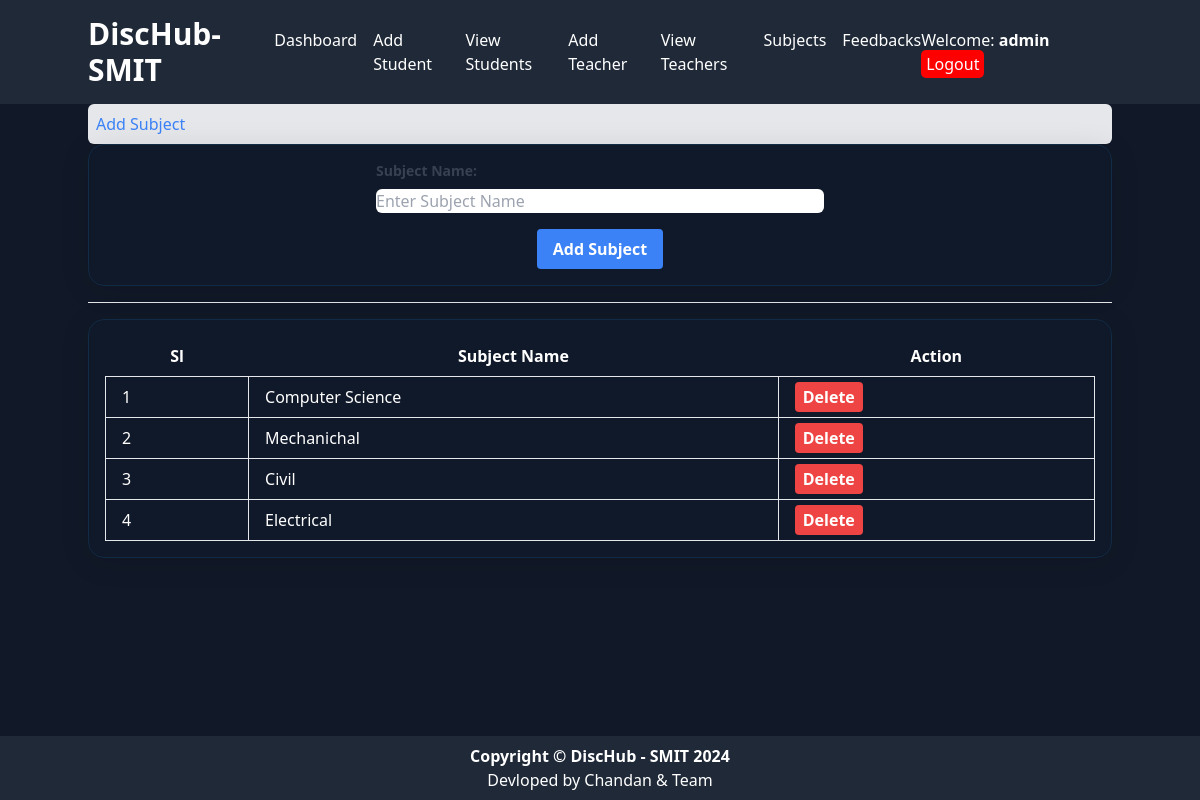
/admin/subject.php (signed in), run on the app's committed database.
### tables this page shows
CREATE TABLE `tbl_subject` (
  `id` int(11) NOT NULL,
  `name` varchar(30) NOT NULL
);

### classes/PostComment.php (called while the page is built, shortened)
<?php
$filepath = realpath(dirname(__FILE__));
include_once ($filepath."/../libs/Database.php");
Class PostComment{
	private $db;
	public function __construct(){
		$this->db = new Database();
	}
	public function getSubject(){
		$sql = "SELECT * FROM tbl_subject ORDER BY id ASC";
		$result = $this->db->select($sql);
		return $result;
	}
}
?>

### libs/Database.php (called while the page is built, shortened)
<?php
Class Database{
	public $host   = DB_HOST;
	public $user   = DB_USER;
	public $pass   = DB_PASS;
	public $dbname = DB_NAME;
	public $link;
	function connectDB(){
	$this->link = new mysqli($this->host, $this->user, $this->pass, $this->dbname);
 }
	public function select($query){
		$result = $this->link->query($query) or die($this->link->error.__LINE__);
		if($result->num_rows > 0){
			return $result;
		} else {
			return false;
		}
	}
}

### admin/subject.php (the view, shortened to what this page needs)
<?php
include_once "admin_header.php";
?>
<?php
include_once "./bot.php";
?>
<div class="container mx-auto">
    <ol class="breadcrumb bg-gray-200 p-2 rounded-md">
        <li class="breadcrumb-item">
            <a href="#" class="text-blue-500">Add Subject</a>
        </li>
    </ol>
    <div class="bg-white overflow-hidden shadow-md rounded-lg border border-solid border-blue-500 rounded-lg p-4"
        style="background-color: rgba(17, 42, 69, 0.07); border-radius: 16px; box-shadow: 0 4px 30px rgba(0, 0, 0, 0.1); backdrop-filter: blur(2.1px); -webkit-backdrop-filter: blur(2.1px); border: 1px solid rgba(17, 42, 69, 1);">
        <form class="max-w-md mx-auto" action="" method="POST">
            <div class="mb-4">
                <label class="block text-gray-700 text-sm font-bold mb-2" for="subname">Subject Name:</label>
                <input type="text" name="subname" class="form-input rounded-md w-full text-black" id="subname"
                    placeholder="Enter Subject Name">
            </div>
            <div class="flex items-center justify-center">
                <button type="submit"
                    class="bg-blue-500 hover:bg-blue-700 text-white font-bold py-2 px-4 rounded focus:outline-none focus:shadow-outline">
                    <i class="fa fa-plus-square" aria-hidden="true"></i> Add Subject
                </button>
            </div>
        </form>
    </div>
    <hr class="my-4">
    <div class="bg-white overflow-hidden shadow-md rounded-lg border border-solid border-blue-500 rounded-lg p-4"
        style="background-color: rgba(17, 42, 69, 0.07); border-radius: 16px; box-shadow: 0 4px 30px rgba(0, 0, 0, 0.1); backdrop-filter: blur(2.1px); -webkit-backdrop-filter: blur(2.1px); border: 1px solid rgba(17, 42, 69, 1);">
        <div class="table-responsive">
            <table class="table table-bordered w-full" id="dataTable">
                <thead>
                    <tr>
                        <th class="px-4 py-2">Sl</th>
                        <th class="px-4 py-2">Subject Name</th>
                        <th class="px-4 py-2">Action</th>
                    </tr>
                </thead>
                <tbody>
                    <?php
                    $i=0;
                    $getsub= $pc->getSubject();
                    while ($row = $getsub->fetch_assoc()) {
                        $i++;
                    ?>
                    <tr>
                        <td class="border px-4 py-2"><?php echo $i;?></td>
                        <td class="border px-4 py-2"><?php echo $row['name'];?></td>
                        <td class="border px-4 py-2">
                            <a href="?delsub=<?php echo $row['id'];?>"
                                class="bg-red-500 hover:bg-red-700 text-white font-bold py-1 px-2 rounded focus:outline-none focus:shadow-outline">
                                Delete
                            </a>
                        </td>
                    </tr>
                    <?php } ?>
                </tbody>
            </table>
        </div>
    </div>
</div>
<?php
include_once "admin_footer.php";
?>

### admin/admin_header.php (style rules this page uses)
body { background: red; }

### data on the page
tbl_subject: name "Computer Science"
tbl_subject: name "Mechanichal"
tbl_subject: name "Civil"
tbl_subject: name "Electrical"

### other printed values
Session::get('username') "admin"
